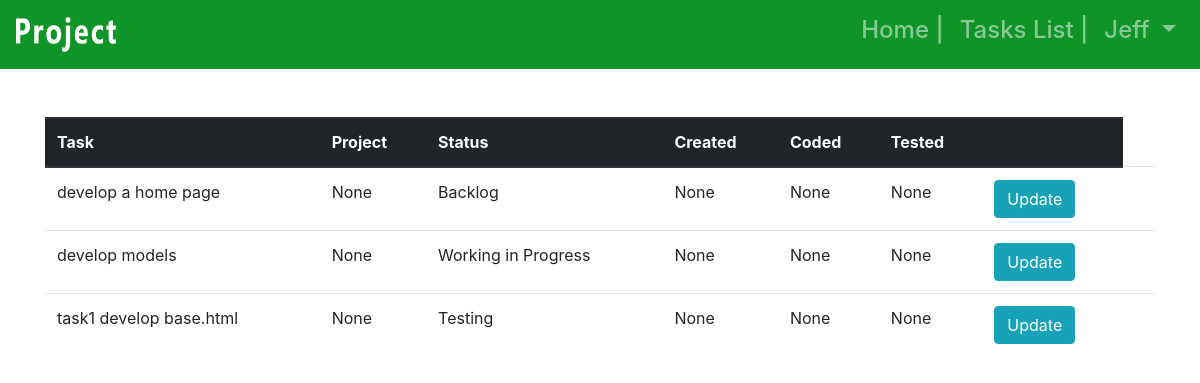
The page /tasks/tasklist/ (signed in) on the database its author committed.
### users/models.py (models this page shows, shortened)
class CustomUser(AbstractUser):
    is_employee = models.BooleanField(default=True)
    is_manager = models.BooleanField(default=True)
    role = models.CharField(max_length=50, choices=Role, null=True, blank=True)
    year_of_experience = models.PositiveIntegerField(null=True, blank=True)
    employee_cell_phone = models.CharField(max_length=50, default=' ', null=True, blank=True)

### tasks/models.py (models this page shows, shortened)
class Task(models.Model):
    task_no = models.AutoField(auto_created=True, primary_key=True)
    create_by = models.ForeignKey(settings.AUTH_USER_MODEL, on_delete=models.CASCADE, blank=True,
                                  null=True, related_name='+')
    employee_code = models.ForeignKey(settings.AUTH_USER_MODEL, on_delete=models.CASCADE,
                                      blank=True, null=True, related_name='+')
    employee_test = models.ForeignKey(settings.AUTH_USER_MODEL, on_delete=models.CASCADE,
                                      blank=True, null=True, related_name='+')
    project = models.ForeignKey(Project, on_delete=models.CASCADE, default='', blank=True, null=True)
    task = models.CharField(max_length=255, null=True, blank=True)
    description = models.TextField(max_length=255, null=True, blank=True)
    note = models.TextField(max_length=255, null=True, blank=True)
    status = models.CharField(max_length=50, choices=Status, null=True, blank=True)
    work_creat_date = models.DateField(auto_now_add=True)
    work_code_date = models.DateField(auto_now_add=False, null=True, blank=True)
    work_test_date = models.DateField(auto_now_add=False, null=True, blank=True)
    work_done_date = models.DateField(auto_now_add=False, null=True, blank=True)

### tasks/views.py (the view)
# urls.py: path('tasklist/', TaskListView.as_view(), name='taskslist'),
class TaskListView(LoginRequiredMixin, ListView):
    template_name = 'tasks.html'
    models = Task
    def get(self, request):
        tasks = Task.objects.all()
        return render(request, self.template_name, {'tasks': tasks})

### templates/tasks.html (shortened to what this page needs)
<!DOCTYPE html>
<html lang="en">{% extends 'base.html' %}
{% block content %}
{% load static %}
<br>
    {% if tasks is not null %}
    <div>
    <table class="table">
      <thead class="thead-dark">
                <tr>
                    <th scope="col">Task</th>
                    <th scope="col">Project</th>
                    <th scope="col">Status</th>
                    <th scope="col">Created</th>
                    <th scope="col">Coded</th>
                    <th scope="col">Tested</th>
                    <th scope="col"></th>
                </tr>
            </thead>
            <tbody>
                {% for task in tasks %}
                    <tr>
                        <td><span class="font-muted">
                            {{ task.task }}
                        </span></td>
                        <td><span class="font-muted"> {{ task.project }}  </span></td>
                        <td><span class="font-muted" color = red> {{ task.status }}</span>
                        <td><span class="font-muted"> {{ task.create_by }} </span></td>
                        <td><span class="font-muted"> {{ task.employee_code }} </span></td>
                        <td><span class="font-muted"> {{ task.employee_test }} </span></td>
                            <td>
                                <span>
                                    <a class="btn btn-info" href="{% url 'TaskUpdate' task.pk %}" role="button" >Update</a>
                                </span>
                            </td>
                            <td>
                            </td>
                {% endfor %}
            </tbody>
            </table>
         </div>
    {% endif %}
{% endblock content %}

### templates/base.html (shortened to what this page needs)
<!doctype html>
<html lang="en">
  <head>
    <link rel="stylesheet" href="https://stackpath.bootstrapcdn.com/bootstrap/4.1.3/css/bootstrap.min.css">
  </head>
  <body>
    <nav class="navbar navbar-expand-md navbar-dark mb-4" style="background-color: #0f9428;" >
      <a class="navbar-brand" href="{% url 'home' %}">
		{% load static %}
		<img src="{% static "/tasks/image/logo.png" %}" width="100" height="35" class="d-inline-block align-top" alt="Project Taks management system System">
		</a>
          <div class="collapse navbar-collapse" id="navbarNav">
              {% if user.is_authenticated %}
            <ul class="nav navbar-nav ml-auto w-100 justify-content-end">
              <li class="nav-item active" style="text-align: right">
                <h4><a class="nav-link" href="{% url 'home' %}">Home |<span class="sr-only">(current)</span></a></h4>
              </li>
              <li class="nav-item" style="text-align: right">
                <h4><a class="nav-link" href="{% url 'taskslist' %}"
                >Tasks List | </a></h4>
              </li>
              <li>
                  <h4><a class="nav-link dropdown-toggle" href="#" id="userMenu"\
                  data-toggle="dropdown" aria-haspopup="true" aria-expanded\
                                 ="false">
                    {{ user.username }}
                  </a>
                  </h4>
              </li></ul>
        {% else %}
          <form class="form-inline ml-auto">
            <a href="{% url 'login' %}" class="btn btn-secondary ml-2">
            Log In</a>
          </form>
        {% endif %}
      </div>
    </nav>
    <div class="container">
      {% block content %}
      {% endblock content %}
    </div>
  </body>
</html>

### rows shown on the page
CustomUser: username "Jeff"
Task: task "develop a home page", project "None", status "Backlog", create_by "None", employee_code "None", employee_test "None"
Task: task "develop models", project "None", status "Working in Progress", create_by "None", employee_code "None", employee_test "None"
Task: task "task1 develop base.html", project "None", status "Testing", create_by "None", employee_code "None", employee_test "None"
